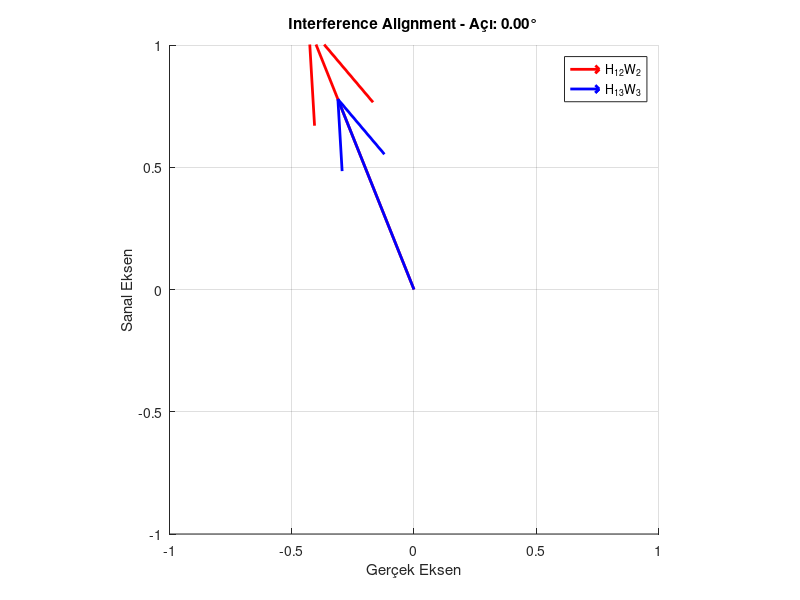

MATLAB code for this plot:
clc; clear; close all;

%% 1. Kanal matrislerini oluştur (2x2)
H12 = randn(2,2) + 1i*randn(2,2);
H13 = randn(2,2) + 1i*randn(2,2);

%% 2. Manuel olarak kırmızı vektör belirle (görünür olsun)
aligned_direction = [0.3 + 0.4i; -0.5 + 0.1i];  % elle belirlenmiş kırmızı yön

%% 3. W2 ve W3 beamforming vektörlerini bu yöne göre hesapla
W2 = pinv(H12) * aligned_direction;
W2 = W2 / norm(W2);  % normalize (isteğe bağlı)

W3 = pinv(H13) * aligned_direction;
W3 = W3 / norm(W3);

%% 4. Gerçek yönleri yeniden hesapla (kontrol için)
v1 = H12 * W2;
v2 = H13 * W3;

% normalize for angle check
v1n = v1 / norm(v1);
v2n = v2 / norm(v2);

%% 5. Açı hesapla
dot_prod = real(v1n' * v2n);
angle_rad = acos(dot_prod / (norm(v1n)*norm(v2n)));
angle_deg = rad2deg(angle_rad);

fprintf("Parazit hizalama açısı: %.2f° (≈0° ise hizalama başarılı)\n", angle_deg);

%% 6. Grafik (kırmızı garanti görünecek!)
vec1 = sum(v1);
vec2 = sum(v2);

figure;
hold on; grid on; axis equal;

quiver(0, 0, real(vec1), imag(vec1), 0, 'r', 'LineWidth', 2, 'DisplayName','H_{12}W_{2}');
quiver(0, 0, real(vec2), imag(vec2), 0, 'b', 'LineWidth', 2, 'DisplayName','H_{13}W_{3}');

xlim([-1 1]); ylim([-1 1]);
xlabel('Gerçek Eksen'); ylabel('Sanal Eksen');
legend;
title(['Interference Alignment - Açı: ', num2str(angle_deg, '%.2f'), '°']);
